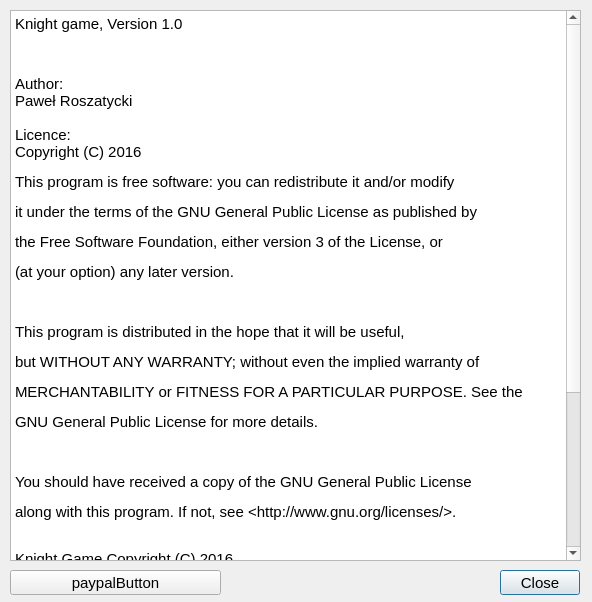
<?xml version="1.0" encoding="UTF-8"?>
<ui version="4.0">
 <class>about_window</class>
 <widget class="QDialog" name="about_window">
  <property name="geometry">
   <rect>
    <x>0</x>
    <y>0</y>
    <width>592</width>
    <height>602</height>
   </rect>
  </property>
  <property name="font">
   <font>
    <pointsize>11</pointsize>
   </font>
  </property>
  <property name="windowTitle">
   <string>About game</string>
  </property>
  <property name="windowIcon">
   <iconset resource="images.qrc">
    <normaloff>:/images/icon.ico</normaloff>:/images/icon.ico</iconset>
  </property>
  <widget class="QPushButton" name="pushButton">
   <property name="geometry">
    <rect>
     <x>500</x>
     <y>570</y>
     <width>80</width>
     <height>25</height>
    </rect>
   </property>
   <property name="text">
    <string>Close</string>
   </property>
  </widget>
  <widget class="QTextBrowser" name="textBrowser">
   <property name="geometry">
    <rect>
     <x>10</x>
     <y>10</y>
     <width>571</width>
     <height>551</height>
    </rect>
   </property>
   <property name="html">
    <string>&lt;!DOCTYPE HTML PUBLIC &quot;-//W3C//DTD HTML 4.0//EN&quot; &quot;http://www.w3.org/TR/REC-html40/strict.dtd&quot;&gt;
&lt;html&gt;&lt;head&gt;&lt;meta name=&quot;qrichtext&quot; content=&quot;1&quot; /&gt;&lt;style type=&quot;text/css&quot;&gt;
p, li { white-space: pre-wrap; }
&lt;/style&gt;&lt;/head&gt;&lt;body style=&quot; font-family:'MS Shell Dlg 2'; font-size:11pt; font-weight:400; font-style:normal;&quot;&gt;
&lt;p style=&quot; margin-top:0px; margin-bottom:0px; margin-left:0px; margin-right:0px; -qt-block-indent:0; text-indent:0px;&quot;&gt;Knight game, Version 1.0&lt;/p&gt;
&lt;p style=&quot;-qt-paragraph-type:empty; margin-top:12px; margin-bottom:0px; margin-left:0px; margin-right:0px; -qt-block-indent:0; text-indent:0px;&quot;&gt;&lt;br /&gt;&lt;/p&gt;
&lt;p style=&quot; margin-top:12px; margin-bottom:0px; margin-left:0px; margin-right:0px; -qt-block-indent:0; text-indent:0px;&quot;&gt;Author:&lt;br /&gt;Paweł Roszatycki&lt;br /&gt;&lt;br /&gt;Licence:&lt;br /&gt;Copyright (C) 2016&lt;/p&gt;
&lt;p style=&quot; margin-top:12px; margin-bottom:0px; margin-left:0px; margin-right:0px; -qt-block-indent:0; text-indent:0px;&quot;&gt;This program is free software: you can redistribute it and/or modify&lt;/p&gt;
&lt;p style=&quot; margin-top:12px; margin-bottom:0px; margin-left:0px; margin-right:0px; -qt-block-indent:0; text-indent:0px;&quot;&gt;it under the terms of the GNU General Public License as published by&lt;/p&gt;
&lt;p style=&quot; margin-top:12px; margin-bottom:0px; margin-left:0px; margin-right:0px; -qt-block-indent:0; text-indent:0px;&quot;&gt;the Free Software Foundation, either version 3 of the License, or&lt;/p&gt;
&lt;p style=&quot; margin-top:12px; margin-bottom:0px; margin-left:0px; margin-right:0px; -qt-block-indent:0; text-indent:0px;&quot;&gt;(at your option) any later version.&lt;/p&gt;
&lt;p style=&quot;-qt-paragraph-type:empty; margin-top:12px; margin-bottom:0px; margin-left:0px; margin-right:0px; -qt-block-indent:0; text-indent:0px;&quot;&gt;&lt;br /&gt;&lt;/p&gt;
&lt;p style=&quot; margin-top:12px; margin-bottom:0px; margin-left:0px; margin-right:0px; -qt-block-indent:0; text-indent:0px;&quot;&gt;This program is distributed in the hope that it will be useful,&lt;/p&gt;
&lt;p style=&quot; margin-top:12px; margin-bottom:0px; margin-left:0px; margin-right:0px; -qt-block-indent:0; text-indent:0px;&quot;&gt;but WITHOUT ANY WARRANTY; without even the implied warranty of&lt;/p&gt;
&lt;p style=&quot; margin-top:12px; margin-bottom:0px; margin-left:0px; margin-right:0px; -qt-block-indent:0; text-indent:0px;&quot;&gt;MERCHANTABILITY or FITNESS FOR A PARTICULAR PURPOSE. See the&lt;/p&gt;
&lt;p style=&quot; margin-top:12px; margin-bottom:0px; margin-left:0px; margin-right:0px; -qt-block-indent:0; text-indent:0px;&quot;&gt;GNU General Public License for more details.&lt;/p&gt;
&lt;p style=&quot;-qt-paragraph-type:empty; margin-top:12px; margin-bottom:0px; margin-left:0px; margin-right:0px; -qt-block-indent:0; text-indent:0px;&quot;&gt;&lt;br /&gt;&lt;/p&gt;
&lt;p style=&quot; margin-top:12px; margin-bottom:0px; margin-left:0px; margin-right:0px; -qt-block-indent:0; text-indent:0px;&quot;&gt;You should have received a copy of the GNU General Public License&lt;/p&gt;
&lt;p style=&quot; margin-top:12px; margin-bottom:0px; margin-left:0px; margin-right:0px; -qt-block-indent:0; text-indent:0px;&quot;&gt;along with this program. If not, see &amp;lt;http://www.gnu.org/licenses/&amp;gt;.&lt;/p&gt;
&lt;p style=&quot; margin-top:12px; margin-bottom:0px; margin-left:0px; margin-right:0px; -qt-block-indent:0; text-indent:0px;&quot;&gt;&lt;br /&gt;Knight Game Copyright (C) 2016&lt;/p&gt;
&lt;p style=&quot; margin-top:12px; margin-bottom:0px; margin-left:0px; margin-right:0px; -qt-block-indent:0; text-indent:0px;&quot;&gt;This program comes with ABSOLUTELY NO WARRANTY.&lt;/p&gt;
&lt;p style=&quot; margin-top:12px; margin-bottom:0px; margin-left:0px; margin-right:0px; -qt-block-indent:0; text-indent:0px;&quot;&gt;This is free software, and you are welcome to redistribute it&lt;/p&gt;
&lt;p style=&quot; margin-top:12px; margin-bottom:0px; margin-left:0px; margin-right:0px; -qt-block-indent:0; text-indent:0px;&quot;&gt;under certain conditions.&lt;/p&gt;
&lt;p style=&quot; margin-top:12px; margin-bottom:0px; margin-left:0px; margin-right:0px; -qt-block-indent:0; text-indent:0px;&quot;&gt;&lt;br /&gt;Source code:&lt;br /&gt;https://github.com/pawel112/knight-board-game-cpp/&lt;br /&gt;&lt;br /&gt;Chessboard based on project CINES - Chess Is Not Entertainment Singally&lt;/p&gt;
&lt;p style=&quot; margin-top:12px; margin-bottom:0px; margin-left:0px; margin-right:0px; -qt-block-indent:0; text-indent:0px;&quot;&gt;(https://github.com/tripples/CHESS-in-Qt)&lt;/p&gt;&lt;/body&gt;&lt;/html&gt;</string>
   </property>
  </widget>
  <widget class="QPushButton" name="paypalButton">
   <property name="geometry">
    <rect>
     <x>10</x>
     <y>570</y>
     <width>211</width>
     <height>25</height>
    </rect>
   </property>
   <property name="autoFillBackground">
    <bool>true</bool>
   </property>
   <property name="text">
    <string>paypalButton</string>
   </property>
  </widget>
 </widget>
 <resources>
  <include location="images.qrc"/>
 </resources>
 <connections/>
</ui>
